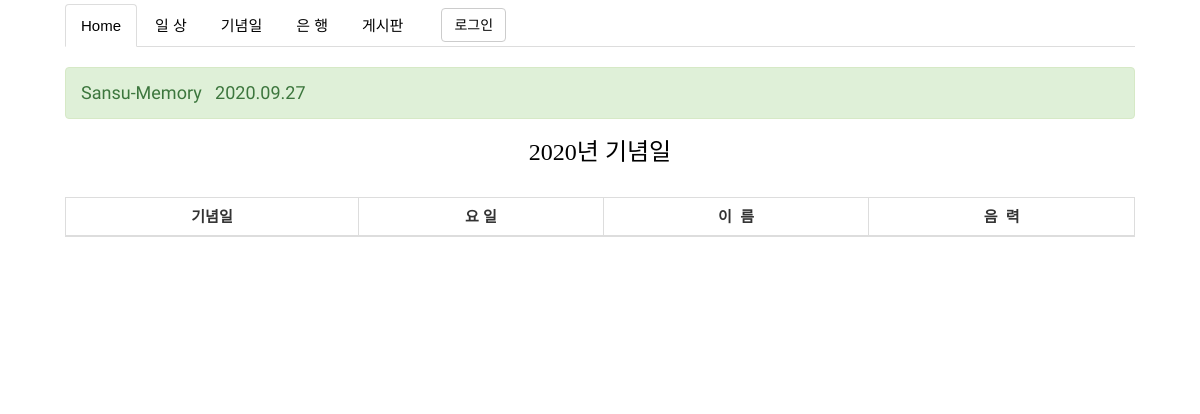
Before: /anniversary_list/ with the older database file.
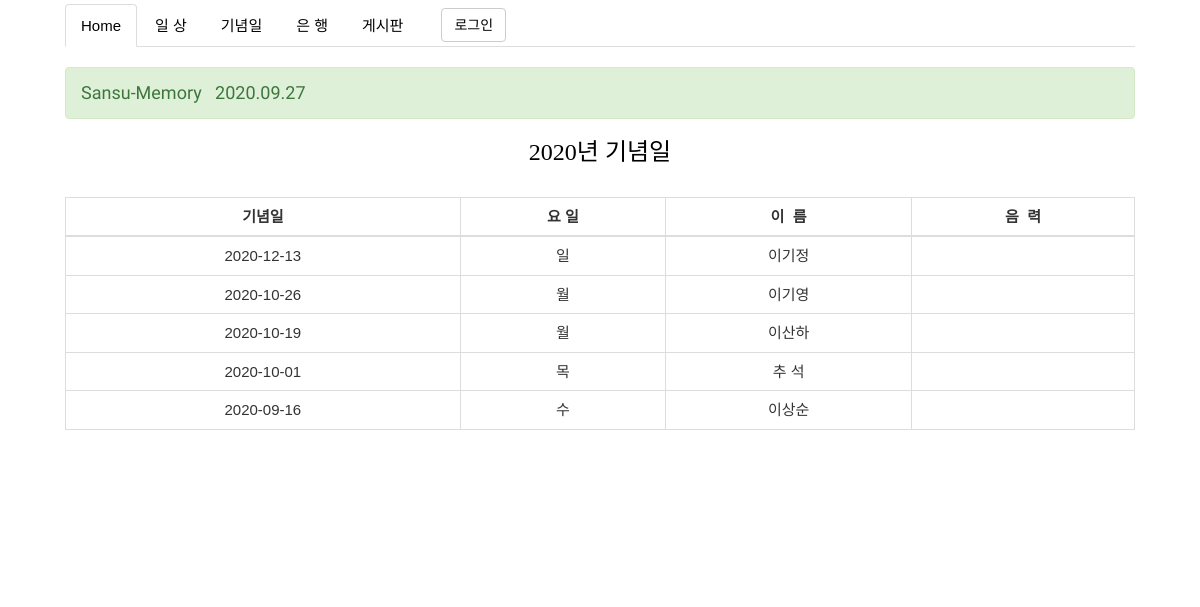
After: the same page with the newer database file.
### family_site/models.py (models this page shows, shortened)
class Anniversary(models.Model):
    anniversary_date = models.CharField('생일날자', max_length=20, help_text='생일날자')
    anniversary_day = models.CharField('요일', max_length=10,default='',  help_text='요일')
    anniversary_name = models.CharField('이름', max_length=20, default='', help_text='생일 당사자 이름')
    anniversary_lunar_date = models.CharField('생일 음력 날자', max_length=20, blank=True, help_text='생일 음력 날자')
    daily_created_date = models.DateTimeField('생성일', default=timezone.now, help_text='생성날자')
    daily_published_date = models.DateTimeField('수정일', auto_now=True, help_text='수정날자')
    class Meta:
        ordering = ('id',)

### family_site/views.py (the view)
# urls.py: path('anniversary_list/', views.AnniversaryListView.as_view(), name='anniversary_list'),
class AnniversaryListView(ListView):
    model = Anniversary
    template_name = 'family_site/anniversary/anniversary_list.html'
    def get_context_data(self, *args, **kwargs):
        context = super().get_context_data(*args, **kwargs)
        anni = date(2018,3,31)
        context['a'] = anni
        b = date.today()
        return context

### family_site/templates/family_site/anniversary/anniversary_list.html (shortened to what this page needs)
{% extends 'main_layout.html' %}
{% load static %}
{% block stylesheet %} {% static 'family_site/css/anniversary/anniversary_list.css' %} {% endblock stylesheet %}
{% block content1 %}
<h3 id='anniversary'>2020년 기념일</h3><br>
<table class='table table-bordered table-hover'>
    <thead>
        <tr>
            <th>기념일</th>
            <th>요 일</th>
            <th>이&nbsp;&nbsp;름</th>
            <th>음&nbsp;&nbsp;력</th>
        </tr>
    </thead>
    <tbody>{% for i in object_list %}
        <tr id='back'>
            <td>{{ i.anniversary_date }}</td>
            <td>{{ i.anniversary_day }}</td>
            <td>{{ i.anniversary_name }}</td>
            <td>{{ i.anniversary_lunar_date }}</td>
        </tr>{% endfor %}
    </tbody>
</table>
<br><br><br><br><br><br>
{% endblock content1 %}

Changed rows visible on the page:
added Anniversary: anniversary_date "2020-12-13", anniversary_day "일", anniversary_name "이기정"
added Anniversary: anniversary_date "2020-10-26", anniversary_day "월", anniversary_name "이기영"
added Anniversary: anniversary_date "2020-10-19", anniversary_day "월", anniversary_name "이산하"
added Anniversary: anniversary_date "2020-10-01", anniversary_day "목", anniversary_name "추 석"
added Anniversary: anniversary_date "2020-09-16", anniversary_day "수", anniversary_name "이상순"
